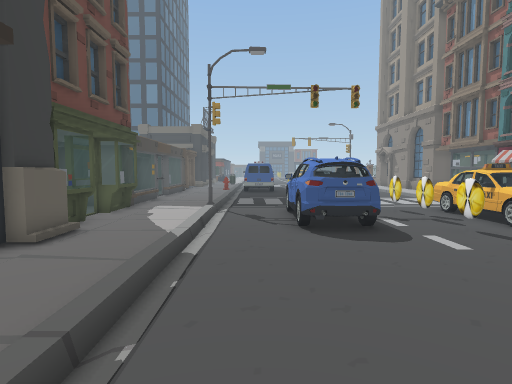
[1] (above)

18 first-person views from a walk through a scene from a Unity 3-D project. The camera is 1.5 m above the floor, tilts 4° down and sees 80° across. The floor is counted in squares, 1 m on a side. Each view is taken from the middle of a square. On the plan, view 1 faces up. The plan holds only what a view shows up to about 15 squares ahead; the rest is blank. The place goes on beyond the plan. The player is left out. Some animated figures are left out.

[2]
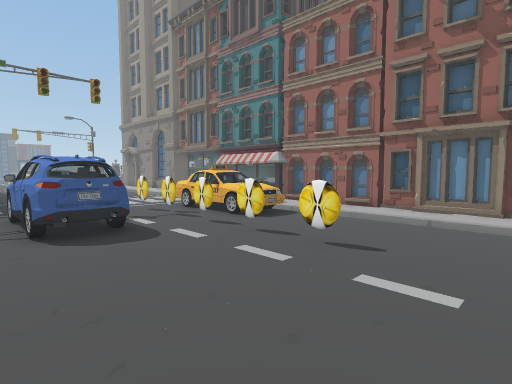

[3]
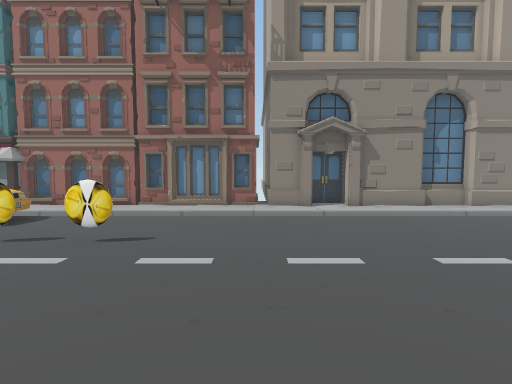

[4]
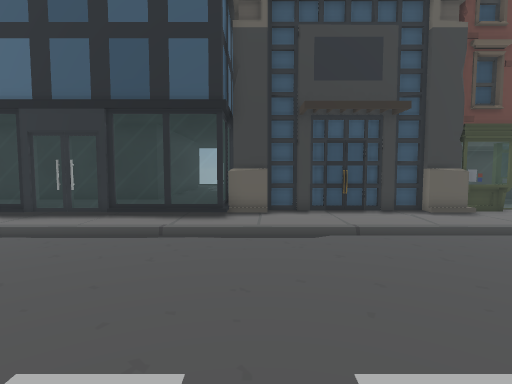

[5]
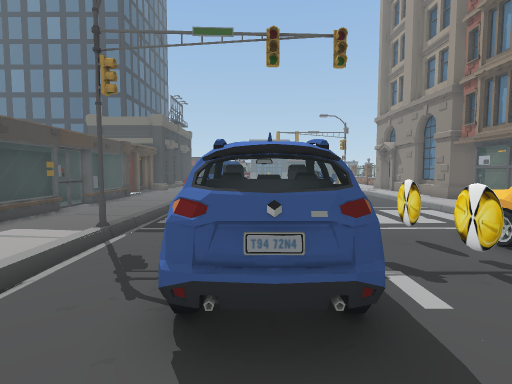

[6]
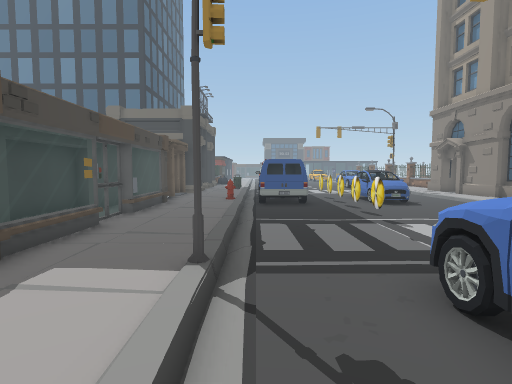

[7]
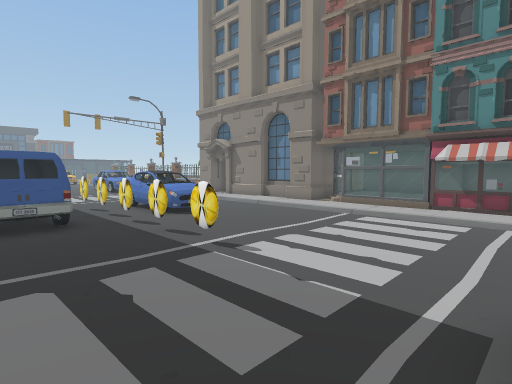

[8]
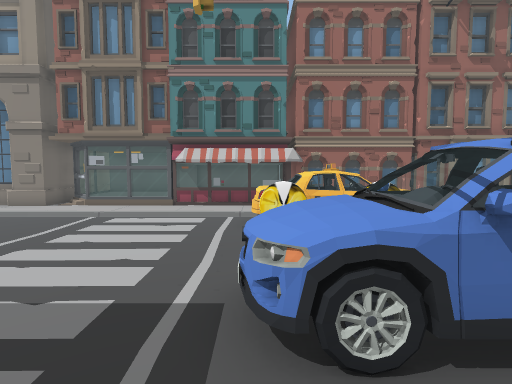

[9]
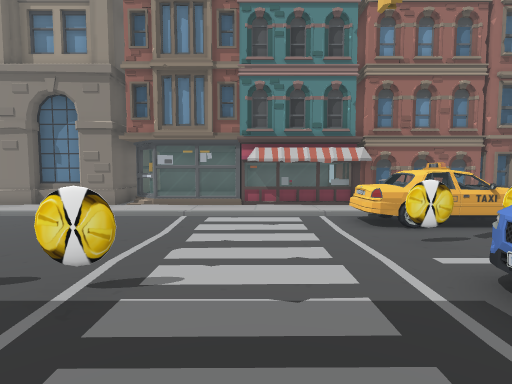

[10]
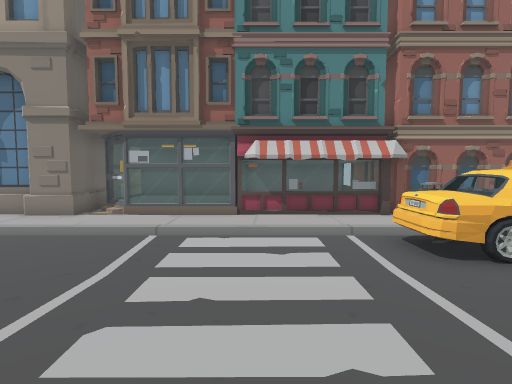

[11]
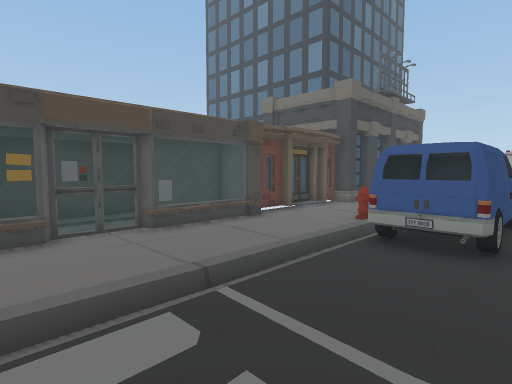

[12]
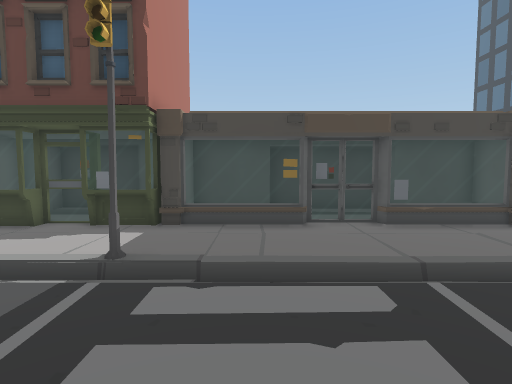

[13]
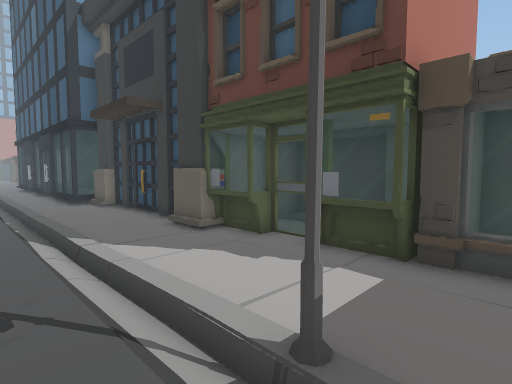

[14]
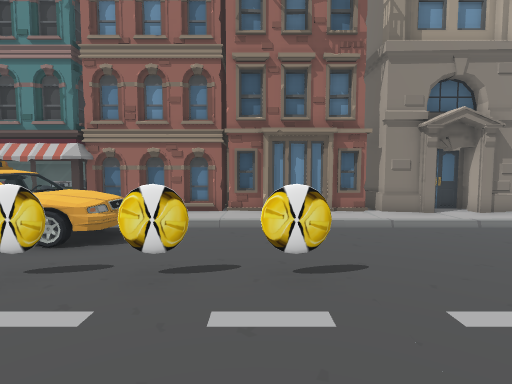

[15]
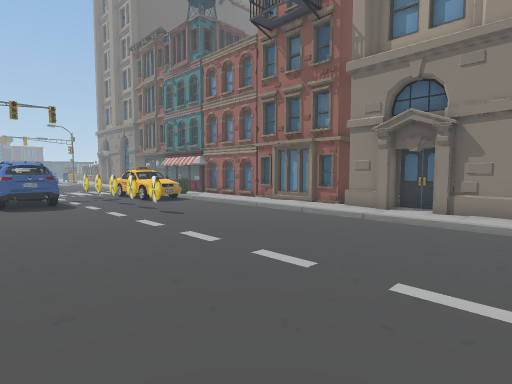

[16]
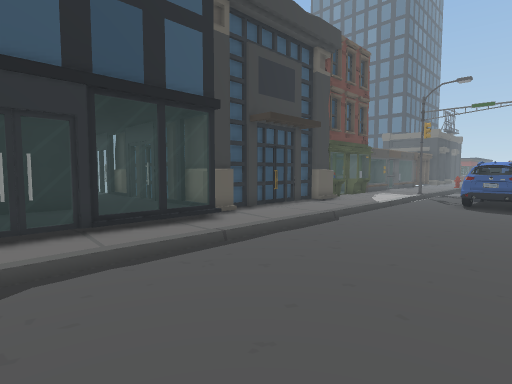

[17]
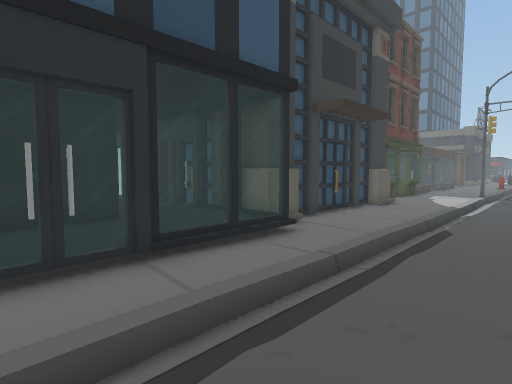

[18]
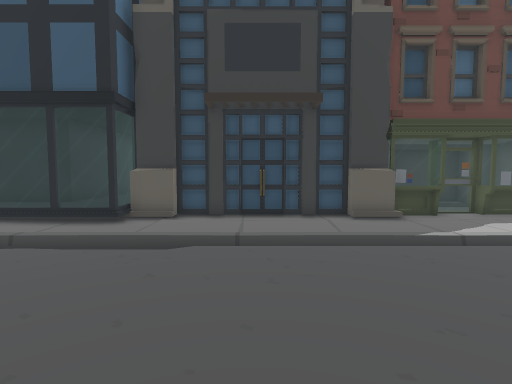

### Floor plan
Key: @ floor where view 1 was taken; # wall or solid block; x gap in a wall; . main floor; : floor 0.25 m higher than the main floor; / step, stairs or slope; = window, fence, low wall or low ledge; ^ raised ledge; T thing the floor can be seen under or through; O other object.
Columns run from 8 left of view 1 to 15 right of it. Each row starts with its distance up from view 1.
 23   #....OOO..OOO......#
 22  ##....OOO...OO......#
 21  #=....OOO...........###
 20 ##=..................=:
 19 ##=..................=:
 18 #:=..................=:
 17 #:#..................=:
 16 #:#..................=##
 15  #=..................= #
 14  #=...//.............#
 13  ###.................=
 12  O#O......OO...^^....=
 11  O.O.....OOO...= ....=##
 10  OO......OOO...^^.=x####
  9  OOO..//.OOO...= ...##
  8  O.O.....OOO...^^...#
  7  ###......O....^^...#
  6    #................#
  5    #................#
  4    #................#
  3    #................#
  2    #................#
  1    #................#
  0 ####....@...........#
 -1 ####=...............#
 -2  :::=...............#
 -3  :::=...............
 -4 ##::=...............#
 -5  #::T...............#
 -6  #::T...............#
 -7  #  =.............. #

Where each view was taken, in squares from view 1:
view 1: 0 up, 0 right, facing up
view 2: 0 up, 0 right, facing up-right
view 3: 0 up, 1 left, facing right
view 4: 0 up, 6 right, facing left
view 5: 5 up, 2 right, facing up
view 6: 8 up, 1 left, facing up
view 7: 12 up, 1 left, facing up-right
view 8: 12 up, 1 left, facing right
view 9: 15 up, 1 left, facing right
view 10: 15 up, 2 right, facing right
view 11: 15 up, 2 right, facing up-left
view 12: 15 up, 3 right, facing left
view 13: 14 up, 0 right, facing down-left
view 14: 4 up, 1 right, facing right
view 15: 7 down, 0 right, facing up-right
view 16: 7 down, 4 right, facing up-left
view 17: 7 down, 1 right, facing up-left
view 18: 3 up, 5 right, facing left
